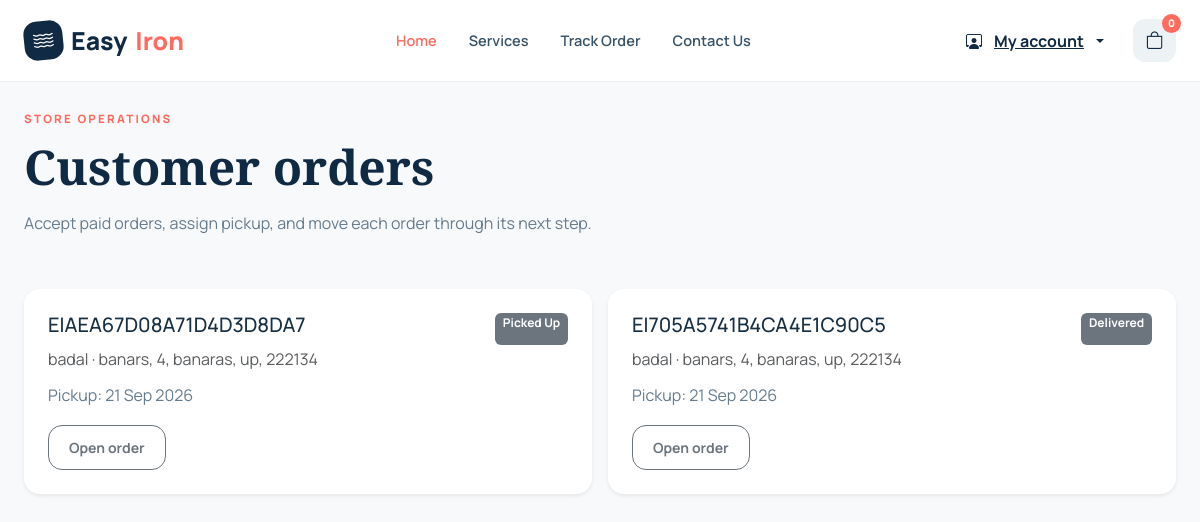
/store/ (signed in), run on the app's committed database.
### store_app/models.py (models this page shows, shortened)
class Order(models.Model):
	RECEIVED = "received"
	ACCEPTED = "accepted"
	PICKUP_ASSIGNED = "pickup_assigned"
	PICKED_UP = "picked_up"
	PROCESSING = "processing"
	READY = "ready"
	OUT_FOR_DELIVERY = "out_for_delivery"
	DELIVERED = "delivered"
	STATUS_CHOICES = [
		(RECEIVED, "Order Received"),
		(ACCEPTED, "Accepted by Store"),
		(PICKUP_ASSIGNED, "Pickup Assigned"),
		(PICKED_UP, "Picked Up"),
		(PROCESSING, "Processing"),
		(READY, "Ready for Delivery"),
		(OUT_FOR_DELIVERY, "Out for Delivery"),
		(DELIVERED, "Delivered"),
	]
	store = models.ForeignKey(Store, related_name="orders", on_delete=models.PROTECT)
	order_number = models.CharField(max_length=32, unique=True)
	customer_name = models.CharField(max_length=120)
	customer_phone = models.CharField(max_length=20, blank=True)
	pickup_address = models.TextField()
	pickup_date = models.DateTimeField()
	status = models.CharField(max_length=30, choices=STATUS_CHOICES, default=RECEIVED)
	delivery_agent = models.ForeignKey("agent_app.DeliveryAgent", null=True, blank=True, on_delete=models.SET_NULL)
	created_at = models.DateTimeField(auto_now_add=True)
	updated_at = models.DateTimeField(auto_now=True)
	class Meta:
		ordering = ("-created_at",)

### store_app/views.py (the view)
# urls.py: path("", views.dashboard, name="dashboard"),
@login_required(login_url="store:login")
def dashboard(request):
	store, error = store_required(request)
	if error:
		return error
	orders = store.orders.prefetch_related("items", "assignments__agent")
	return render(request, "store/dashboard.html", {"store": store, "orders": orders})

### store_app/views.py (called while the page is built)
def staff_store(request):
	staff = StoreStaff.objects.select_related("store").filter(user=request.user, is_active=True, store__is_active=True).first()
	return staff.store if staff else None

def store_required(request):
	store = staff_store(request)
	if not store:
		return None, HttpResponseForbidden("This account is not assigned to an active store.")
	return store, None

### user_app/context_processors.py (called while the page is built, shortened)
def cart_summary(request):
    if not request.user.is_authenticated:
        return {
            "cart_count": 0,
            "cart_items": [],
            "cart_subtotal": 0,
        }
    from .models import Cart
    cart = (
        Cart.objects.filter(user=request.user, active=True)
        .prefetch_related("items")
        .first()
    )
    if not cart:
        return {
            "cart_count": 0,
            "cart_items": [],
            "cart_subtotal": 0,
        }

### templates/store/dashboard.html
{% extends 'base.html' %}{% block title %}Store Orders{% endblock %}{% block content %}<main class="account-page"><section class="section-pad"><div class="container"><div class="section-heading"><span class="eyebrow">Store operations</span><h2>Customer orders</h2><p>Accept paid orders, assign pickup, and move each order through its next step.</p></div><div class="row g-3">{% for order in orders %}<div class="col-lg-6"><article class="p-4 bg-white shadow-sm rounded-4"><div class="d-flex justify-content-between"><h3 class="h5">{{ order.order_number }}</h3><span class="badge bg-secondary">{{ order.get_status_display }}</span></div><p class="text-muted mb-2">{{ order.customer_name }} · {{ order.pickup_address }}</p><p class="mb-3">Pickup: {{ order.pickup_date|date:'d M Y' }}</p><a class="btn btn-outline-secondary btn-sm" href="{% url 'store:order_detail' order.pk %}">Open order</a></article></div>{% empty %}<div class="col-12"><div class="bg-white rounded-4 p-5 text-center">No paid customer orders yet.</div></div>{% endfor %}</div></div></section></main>{% endblock %}

### static/css/style.css (style rules this page uses)
:root { --navy:#102a43;--navy-2:#163b59;--coral:#ff6b5f;--coral-dark:#ef554b;--mint:#66c7b4;--cream:#f8f6f1;--ink:#183044;--muted:#667b8c;--line:#dce5e8;--white:#fff;--yellow:#f6cb62;--shadow:0 18px 50px rgba(16,42,67,.1) }
* { box-sizing:border-box }
html { scroll-behavior:smooth;scroll-padding-top:84px }
body { font-family:Manrope,sans-serif;color:var(--ink);background:#fff;overflow-x:hidden }
h1,h2,h3,h4,h5 { font-weight:800;letter-spacing:-.035em }
p { color:var(--muted);line-height:1.75 }
.container { max-width:1200px }
.btn { font-weight:700;border-radius:12px;padding:.7rem 1.25rem }
.account-page,.auth-page { min-height:100vh;background:#f8f9fb }
.btn-outline-secondary { border-radius:14px }
.section-pad { padding:105px 0 }
.section-heading { margin-bottom:52px }
.section-heading h2,.why-section h2,.support-box h2,.about-section h2 { font-family:"Playfair Display",serif;font-size:clamp(2.35rem,4vw,3.6rem);color:var(--navy);line-height:1.12 }
.section-heading p { margin-top:15px }
.eyebrow { display:inline-block;color:var(--coral);font-size:.72rem;text-transform:uppercase;letter-spacing:.19em;font-weight:800;margin-bottom:13px }
body { font-size:16px;-webkit-font-smoothing:antialiased }
h1,h2,h3,h4,h5,.navbar-brand { letter-spacing:0 }
.btn,.nav-link,.cart-button,.quantity button,.add-cart,.role-card { transition:transform .18s ease,box-shadow .18s ease,background-color .18s ease,border-color .18s ease,color .18s ease }
html, body { width: 100%; max-width: 100%; overflow-x: hidden; }
.container { width: min(100% - 1.5rem, 1200px); }

### data on the page
Order: order_number "EIAEA67D08A71D4D3D8DA7", status "Picked Up", customer_name "badal", pickup_address "banars, 4, banaras, up, 222134", pickup_date "21 Sep 2026"
Order: order_number "EI705A5741B4CA4E1C90C5", status "Delivered", customer_name "badal", pickup_address "banars, 4, banaras, up, 222134", pickup_date "21 Sep 2026"

### other printed values
{{ cart_count|default:0 }} "0"
